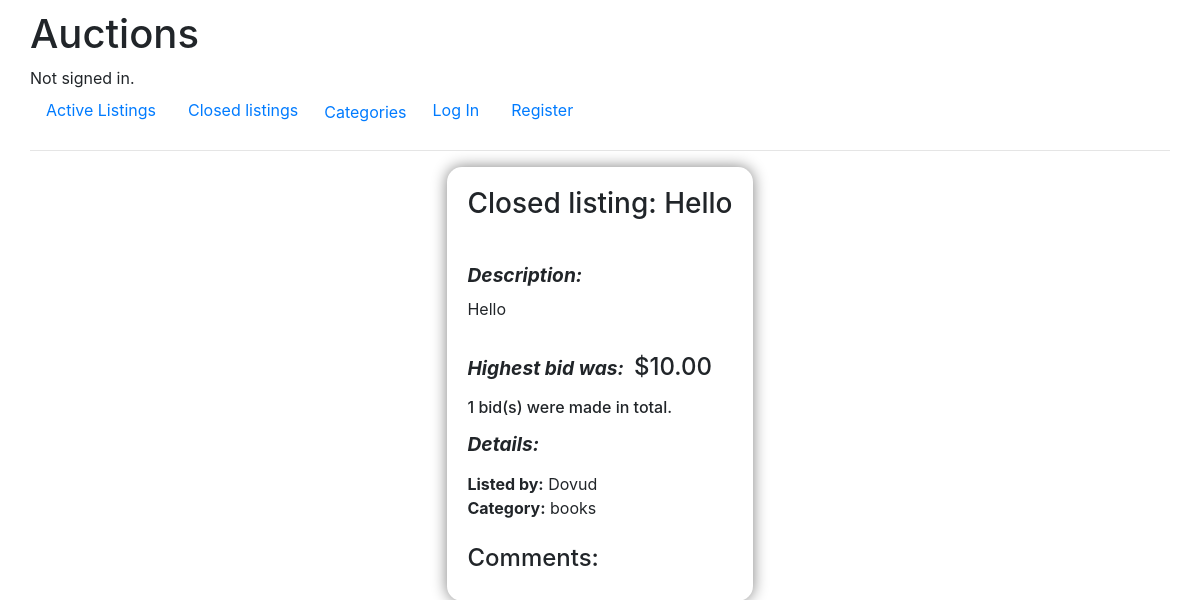
The app's page /closed_listing/Hello, older data.
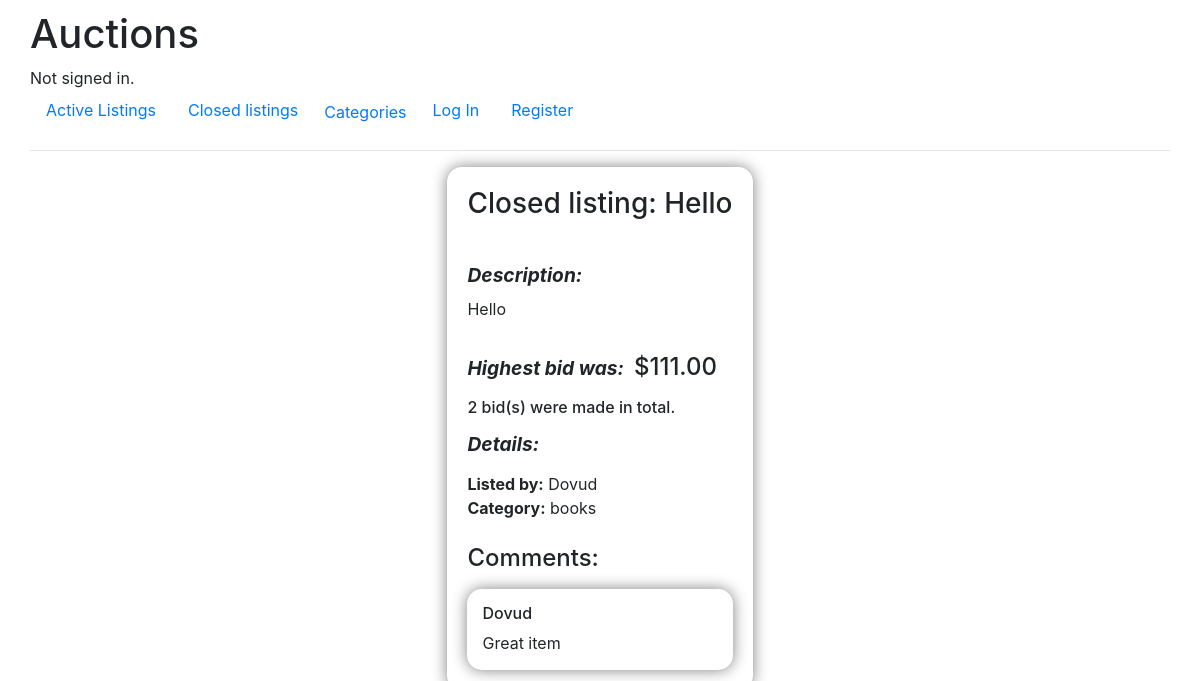
The same page, newer data.
### auctions/models.py (models this page shows)
class Listing(models.Model):
    user= models.ForeignKey(User, on_delete=models.CASCADE, blank=False, null=False)
    title = models.CharField(max_length=64, unique=True, null=False, blank=False)
    description = models.CharField(max_length=1024, null=False, blank=False)
    starting_bid = models.DecimalField(max_digits=7, decimal_places=2, blank=False, null=False)
    highest_bid = models.DecimalField(max_digits=7, decimal_places=2, blank=False, null=False)
    image = models.URLField(blank=True, null=True)
    time = models.CharField(max_length=32, null=False, blank=False)
    CATEGORY_CHOICES = [
        ("books", "Books"),
        ("technology", "Technology"),
        ("appliances", "Appliances"),
        ("clothes", "Clothes"),
        ("accessories", "Accessories"),
    ]
    category = models.CharField(blank=True, max_length=64, choices=CATEGORY_CHOICES, null=False)
    closed = models.BooleanField(default=False)

class User(AbstractUser):
    pass

class Comment(models.Model):
    user= models.ForeignKey(User, on_delete=models.CASCADE, blank=False, null=False)
    listing = models.ForeignKey(Listing, on_delete=models.CASCADE, blank=False, null=False, related_name="comments")
    comment = models.CharField(max_length=512, null=False, blank=True)

### auctions/views.py (the view, shortened to what this page needs)
# urls.py: path("closed_listing/<str:title>", views.closed_listing, name="closed_listing"),
def closed_listing(request, title):
    "if a user tries to go to a listing page"
    if request.method == "GET":
        listing = Listing.objects.get(title=title)
        comments = Comment.objects.filter(listing=listing)
        bid_number = Bid.objects.get(bid_amount=listing.highest_bid,listing=listing).bid_number
        if request.user.is_authenticated:
            watchlist = Watchlist.objects.filter(user=request.user, watchlist=listing).exists()
            if request.user.is_authenticated and request.user == Bid.objects.get(bid_amount=listing.highest_bid, listing=listing).user:
                return render(request, "auctions/closed_listing.html", {
                    "listing": listing,
                    "comments": comments,
                    "watchlisted": watchlist,
                    "message": "You won the auction! Congrats!!!!",
                    "bid_number": bid_number
                })
            else:
                return render(request, "auctions/closed_listing.html",{
                    "listing": listing,
                    "comments": comments,
                    "watchlisted": watchlist,
                    "bid_number": bid_number
                })
        else:
            return render(request, "auctions/closed_listing.html",{
                    "listing": listing,
                    "comments": comments,
                    "bid_number": bid_number,
                })

### auctions/templates/auctions/closed_listing.html (shortened to what this page needs)
{% extends "auctions/layout.html" %}
{% block body %}
        <div class="listing-container">
            <div class="listing_info">
                <h3>Closed listing: {{listing.title}}</h3>
                <p><div class="header">Description:</div>{{ listing.description }}</p>
                <h4><span class="header" style="margin-right: 10px;">Highest bid was:</span>${{ listing.highest_bid }}</h4>
                <h6>{{ bid_number }} bid(s) were made in total.</h6>
                <h4 class="header">Details:</h4>
                <ul>
                    <li><span class="small-header">Listed by:</span> {{ listing.user }}</li>
                    <li><span class="small-header">Category:</span> {{ listing.category|default:"Uncategorized" }}</li>
                </ul>
                <h4>Comments:</h4>
                {% if comments %}
                {% for comment in comments %}
                <div class="comment"><h6>{{comment.user}}</h6><div>{{ comment.comment }}</div></div>
                {% endfor %}
                {% endif %}
            </div>
        </div>
{% endblock %}

### auctions/templates/auctions/layout.html (shortened to what this page needs)
{% load static %}
<!DOCTYPE html>
<html lang="en">
    <head>
        <link rel="stylesheet" href="https://stackpath.bootstrapcdn.com/bootstrap/4.4.1/css/bootstrap.min.css">
        <link href="{% static 'auctions/styles.css' %}" rel="stylesheet">
    </head>
    <body>
        <h1>Auctions</h1>
        <div>
            {% if user.is_authenticated %}
                Signed in as <strong>{{ user.username }}</strong>.
            {% else %}
                Not signed in.
            {% endif %}
        </div>
        <ul class="nav">
            <li class="nav-item">
                <a class="nav-link" href="{% url 'index' %}">Active Listings</a>
            </li>
            {% if user.is_authenticated %}
                <li class="nav-item">
                    <a class="nav-link" href="{% url 'create' %}">Create a listing</a>
                </li>
                <li class="nav-item">
                    <a class="nav-link" href="{% url 'closed_listings' %}">Closed listings</a>
                </li>
                <li class="nav-item">
                    <a class="nav-link" href="{% url 'watchlist' %}">Watchlist</a>
                </li>
                <div class="dropdown">
                    <button class="dropbtn">Categories</button>
                    <div class="dropdown-content">
                      <a href="{% url 'categories' category='books' %}">Books</a>
                      <a href="{% url 'categories' category='technology' %}">Technology</a>
                      <a href="{% url 'categories' category='appliances' %}">Appliances</a>
                      <a href="{% url 'categories' category='clothes' %}">Clothes</a>
                      <a href="{% url 'categories' category='accessories' %}">Accessories</a>
                      <a href="{% url 'categories' category='uncategorized' %}">Uncategorized</a>
                    </div>
                </div>
                <li class="nav-item">
                    <a class="nav-link" href="{% url 'logout' %}">Log Out</a>
                </li>
            {% else %}
                <li class="nav-item">
                    <a class="nav-link" href="{% url 'closed_listings' %}">Closed listings</a>
                </li>
                <div class="dropdown">
                    <button class="dropbtn">Categories</button>
                </div>
                <li class="nav-item">
                    <a class="nav-link" href="{% url 'login' %}">Log In</a>
                </li>
                <li class="nav-item">
                    <a class="nav-link" href="{% url 'register' %}">Register</a>
                </li>
            {% endif %}
        </ul>
        <hr>
        {% block body %}
        {% endblock %}
    </body>
</html>

### auctions/static/auctions/styles.css (style rules this page uses)
body { padding: 10px 30px; }
*, *::after, *::before { box-sizing: border-box; margin:0; padding: 0; }
.dropbtn { background-color: white; color: #007bff; padding: 10px; font-size: 16px; border:none; }
.dropdown { background-color: white; position: relative; display: inline-block; }
.listing-container { display: flex; flex-direction: column; align-items: center; }
.listing_info { box-shadow: 0 0 15px gray ; border-radius: 15px; padding: 20px; display: flex; flex-direction: column; align-items: flex-start; gap: 0.5rem; max-width: 450px; }
html { font-family: sans-serif; }
h3 { text-align: center; }
.header { font-size: 1.2rem; font-weight: bold; font-style: italic; }
li { list-style-type: none; }
ul { padding-left: 0; }
.small-header { font-weight: bold; }
.comment { box-shadow: 0 0 15px gray; width: 100%; border-radius: 15px; padding: 15px; }

Row changes from the older to the newer data that the page shows:
changed Listing "Hello": highest_bid "10.00" → "111.00"
added Comment: user "Dovud", comment "Great item"
Text that changed along with them:
{{ bid_number }}: "1" → "2"
